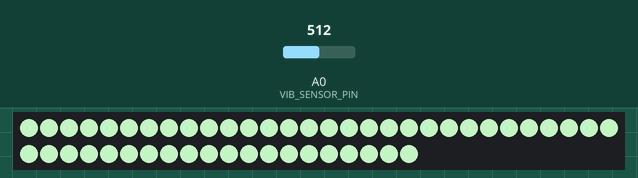
This sketch was run on a simulated Arduino Uno, built with avr-gcc and run on an emulated ATmega328P. On the bench: 50 RGB LEDs in strip order, left to right, continuing on the next row. The inputs (shaded band) are chosen by the test bench; at power-on: A0 (VIB_SENSOR_PIN) = 512. Dim RGB values are drawn brighter than linear.

Above: at 2.2 s.
2.3 s: A0 (VIB_SENSOR_PIN) set to 0
At 3.05 s:
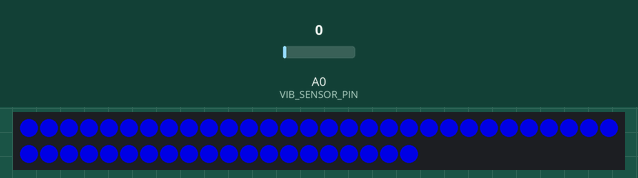
5.3 s: A0 (VIB_SENSOR_PIN) set to 46
6.8 s: A0 (VIB_SENSOR_PIN) set to 55
At 8.04 s:
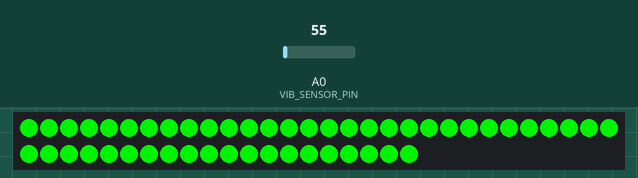
9.8 s: A0 (VIB_SENSOR_PIN) set to 0
At 12.34 s:
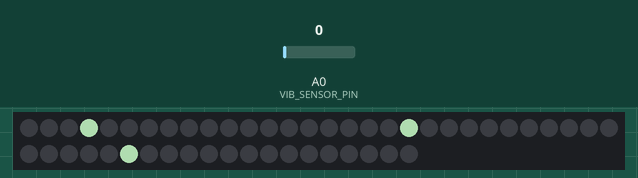
Timing chart, 0 to 13.8 s (numbered marks = the images above; inputs shaded):
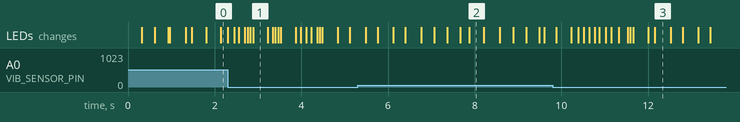

Measured:
- the behaviour switches between 50 and 51 on A0 (VIB_SENSOR_PIN) (found by bisection; images 1 and 2)
- after the input at 6.8 s, the LEDs: first change after 0.27 s (image 2 shows a later state)

The sketch:

lightsaber.ino
```cpp
/*   Squash-racket "lightup" mode

      LED strip on racket light up at ball hit trigger.
      Then fades to zero brightness.

      For project Squash SM 2017
      Members:
      Dylan Saleh
      Dennis Bunne
      Johan Kämpe

      Mölk Utbildning
      Mjukvaruutvecklare inbyggda system

      Code by Johan Kämpe
 */

#include <Arduino.h>
#include <Adafruit_DotStar.h>

/*   Led-strip   */
#define NUMPIXELS 50
#define NUMCOLORS 6
#define DATAPIN 4
#define CLOCKPIN 5
#define LED_MAX_STR 250
#define LED_BRIGHTNESS_MAX 220
#define LED_BRIGHTNESS_MIN 5

/*   Vibration sensor  */
#define VIBRATION_TRIGGER 10
const int VIB_SENSOR_PIN = A0;

/*   Delay between hit triggers  */
#define HIT_DELAY 60
#define FADE_DELAY 4
#define IDLE_DELAY 40

/*   Predefined colors  */
uint32_t ledColor[NUMCOLORS] = {
  0x00FF00, 0x0000FF, 0xFF0000, 0xA5FF00,
  0x00FFFF, 0xCCFFCC
};

/*  Indexes for ledColor array   */
enum{RED, BLUE, GREEN, YELLOW, PURPLE, WHITE};

int colorIndex = RED;

uint32_t chosenColor = ledColor[colorIndex];
uint8_t brightness = LED_BRIGHTNESS_MIN;

int idleModeChaserPos = 0;
int idleModeChaserPos2 = NUMPIXELS/3;
int idleModeChaserPos3 = NUMPIXELS - (NUMPIXELS/3);

/*  Timers   */
unsigned long timer = 0;

/*   Init LED-strip as "strip"  */
Adafruit_DotStar strip = Adafruit_DotStar(
    NUMPIXELS,
    DATAPIN,
    CLOCKPIN,
    DOTSTAR_BRG
  );


void setLEDsOff(int count);
bool sensorTrigger(void);
bool checkHitDelay(void);
void clashHit(void);
void fadeMode();
void idleMode(void);
void loopColor(void);
void startUp(void);

/*  Sets pixel colors  */
void setLEDs(int count, uint32_t color, uint8_t b){
    setLEDsOff(count);
    strip.setBrightness(b);
    for(int i = 0; i < count && i < NUMPIXELS; i++){
        strip.setPixelColor(i, color);
    }
}

/*   Turn off pixels  */
void setLEDsOff(int count){
    strip.setBrightness(0);
    for(int i = 0; i < count && i < NUMPIXELS; i++){
        strip.setPixelColor(i, 0, 0, 0);
    }
}

void clashHit(void){
  brightness = LED_BRIGHTNESS_MAX;
  setLEDs(NUMPIXELS, chosenColor, brightness);
  strip.show();
}

void setup(){
  /* Start Led-strip  */
  strip.begin();
  startUp();
  timer = millis();
}

void loop(){
  chosenColor = ledColor[colorIndex];
  /*   Vibration sensor detection    */
  if(sensorTrigger() == 1 && checkHitDelay() == 1){
    clashHit();
    loopColor();
    timer = millis();
  }
  if(brightness != LED_BRIGHTNESS_MIN){
    fadeMode();
  }
  else{
    idleMode();
  }
}

void startUp(void){
  int start = 0;
  int end = NUMPIXELS;
  strip.setBrightness(250);
  while(start <= end){
    strip.setPixelColor(start++, chosenColor);
    strip.setPixelColor(end--, chosenColor);
    strip.show();
    delay(35);
  }
}

void loopColor(void){
  colorIndex++;
  if(colorIndex == NUMCOLORS){
    colorIndex = 0;
  }
  chosenColor = ledColor[colorIndex];
}

void fadeMode(){
  if(millis() % FADE_DELAY == 0){
    brightness--;
    if(brightness < LED_BRIGHTNESS_MIN){
      brightness = LED_BRIGHTNESS_MIN;
    }
    setLEDs(NUMPIXELS, chosenColor, brightness);
    strip.show();
  }
}

/*  LED-strip animation at startup   */
void idleMode(void){
  if(millis() % IDLE_DELAY == 0){
    idleModeChaserPos++;
    idleModeChaserPos2++;
    idleModeChaserPos3++;
    if(idleModeChaserPos == NUMPIXELS){
      idleModeChaserPos = 0;
    }
    if(idleModeChaserPos2 == NUMPIXELS){
      idleModeChaserPos2 = 0;
    }
    if(idleModeChaserPos3 == NUMPIXELS){
      idleModeChaserPos3 = 0;
    }
    strip.clear();
    strip.setBrightness(150);
    strip.setPixelColor(idleModeChaserPos, chosenColor);
    strip.setPixelColor(idleModeChaserPos2, chosenColor);
    strip.setPixelColor(idleModeChaserPos3, chosenColor);
    strip.show();
  }
}

/*  Detects sensor trigger treshold   */
bool sensorTrigger(void){
  float vibrationData =
    (float)analogRead(VIB_SENSOR_PIN) * 0.2;
  return (vibrationData > VIBRATION_TRIGGER);
}

/*   Checks delay between hits  */
bool checkHitDelay(void){
  unsigned long offset = millis() - timer;
  return (offset > HIT_DELAY);
}
```
